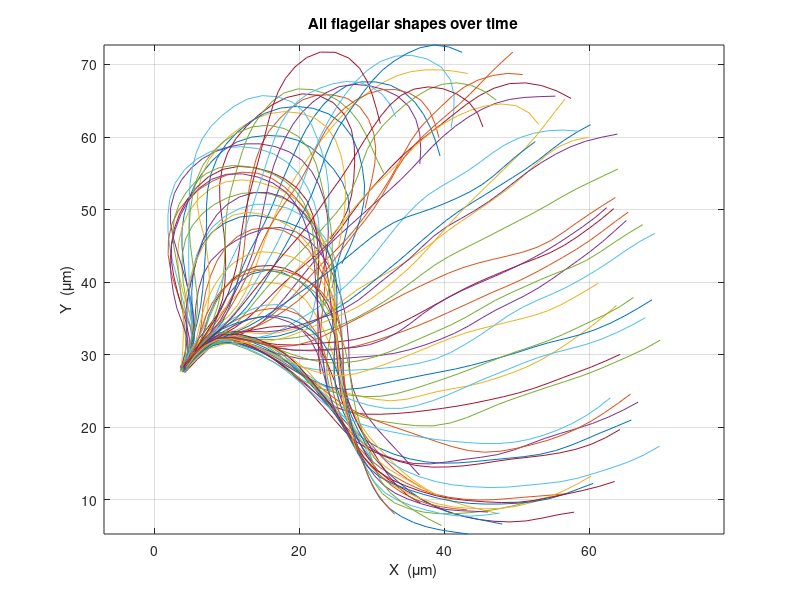
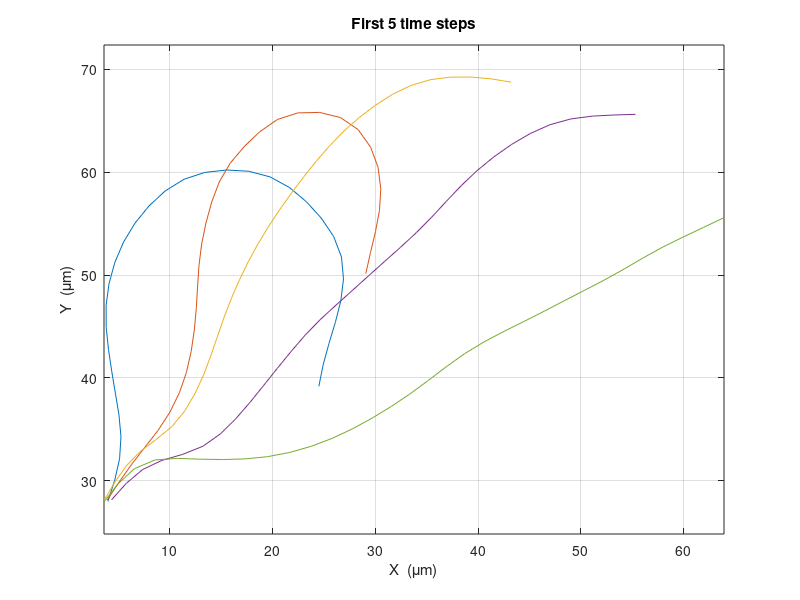
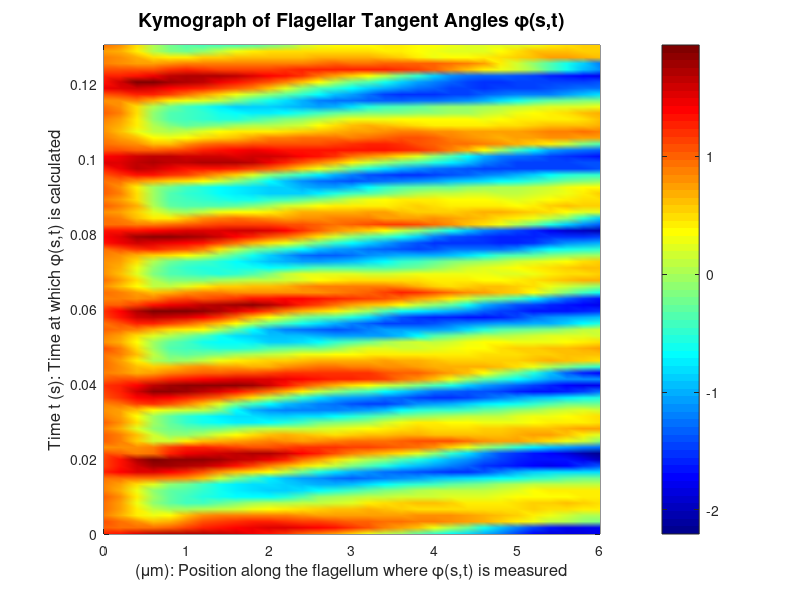
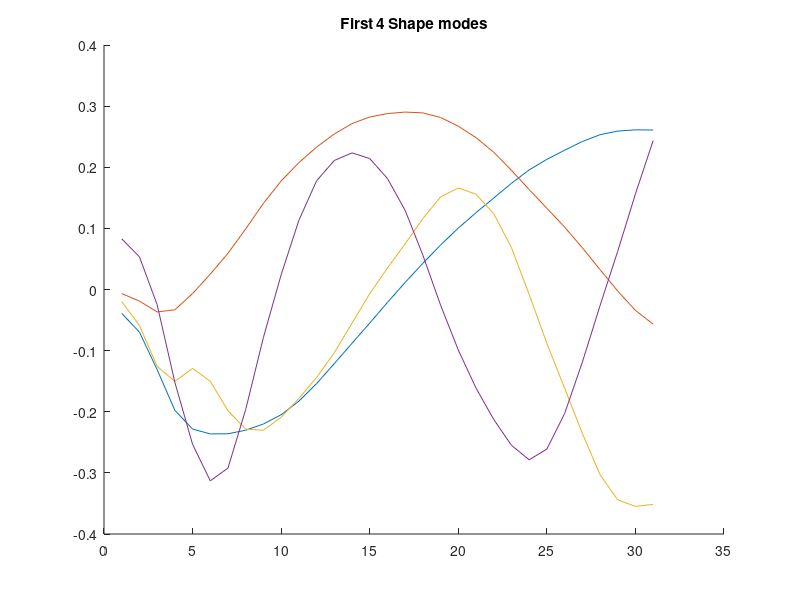

MATLAB code for these plots, in order:
%% Part 1

clear; clc; close all;
load('fluidE.mat');

[m,n] = size(XX);

disp('Data:');
disp(['Number of spatial points: ', num2str(m)]);
disp(['Number of time points: ', num2str(n)]);
disp(['Space scale (\mum): ', num2str(space_scale)]);
disp(['Time scale (seconds): ', num2str(time_scale)]);

%All time steps.
figure; clf;
for i = 1:n
    plot(XX(:,i), YY(:,i));
    hold on;
end
hold off;
axis equal;
grid on;
xlabel('X  (\mum)');
ylabel('Y  (\mum)');
title('All flagellar shapes over time');

% Plot first few time steps
figure; clf;
for i = 1:5
    plot(XX(:,i), YY(:,i));
    hold on;
end
hold off;
axis equal;
grid on;
xlabel('X  (\mum)');
ylabel('Y  (\mum)');
title('First 5 time steps');

%% Part 2
dx = diff(XX, 1, 1);  
dy = diff(YY, 1, 1);  
phi = atan2(dy, dx);
phi_unwrapped = zeros(size(phi));

for i = 1:n
    phi_unwrapped(:,i) = unwrap(phi(:,i));
end

delta_s = space_scale; % Distance between two adjacent points
delta_t = time_scale;  % Time between frames

s = (0:size(phi_unwrapped,1)-1)' * delta_s; % Position where phi is defined
t = (0:n-1)' * delta_t; % When phi is calculated                   

figure; clf;
pcolor(s, t, phi_unwrapped');
shading interp;
colormap(jet);
colorbar;
xlabel('(\mum): Position along the flagellum where \phi(s,t) is measured', 'FontSize', 12);
ylabel('Time t (s): Time at which \phi(s,t) is calculated', 'FontSize', 12);
title('Kymograph of Flagellar Tangent Angles \phi(s,t)', 'FontSize', 14);
axis tight;
grid off;

%% Part 3:

phi_mean = mean(phi_unwrapped, 2);
demean_phi = phi_unwrapped - phi_mean;
[U,S,V] = svd(demean_phi, 'econ');

figure; clf; hold on;
for k = 1:4
    plot(U(:,k))
end
title('First 4 Shape modes');
hold off;

figure; clf; hold on;
for k = 1:4
    plot(V(:,k))
end
title('First 4 Temporal Modes');
hold off;

s = diag(S);
figure;
plot(cumsum(s.^2)./sum(s.^2), 'bo', 'MarkerFaceColor','b','MarkerSize',6)
xlabel("Mode k");  
ylabel("Cumulative energy "); 
title("Strength of Singular Values")

%% Part 4: 

V_1 = S(1,1) * V(:,1);
V_2 = S(2,2) * V(:,2);
figure;
plot(V_1, V_2, '.','MarkerFacecolor','r','Markersize', 10);
hold on;
hold off;
xlabel('V_1');
ylabel('V_2 ');
title('V_1 vs V_2');
axis equal;
grid on;
hold on;

theta = unwrap(atan2(V_2, V_1));
LstSqr_1 = [cos(theta) sin(theta)];
Soln = (LstSqr_1' * LstSqr_1)\ (LstSqr_1' * V_1);
A_1 = Soln(1,1);
B_1 = Soln(2,1);
LstSqr_2 = [cos(theta) sin(theta)];
Soln_2 = (LstSqr_2' * LstSqr_2) \ (LstSqr_2' * V_2);
A_2 = Soln_2(1,1);
B_2 = Soln_2(2,1);
V_1_fit = A_1 * cos(theta) + B_1 * sin(theta);
V_2_fit = A_2 * cos(theta) + B_2 * sin(theta);
plot(V_1_fit, V_2_fit, 'g-', 'LineWidth', 2);
hold off;


%% Part 5:

phi_recon = zeros(size(phi_unwrapped));
for i = 1:size(phi_unwrapped, 2)
    phi_recon(:,i) = phi_mean + V_1_fit(i) * U(:,1) + V_2_fit(i) * U(:,2);
end

X_recon = zeros(m, n);
Y_recon = zeros(m, n);
figure;
for i = 1:10
    % Original positions
    x_og = zeros(m, 1);
    y_og = zeros(m, 1);
    for j = 2:m
        x_og(j) = x_og(j-1) + space_scale * cos(phi_unwrapped(j-1, i));
        y_og(j) = y_og(j-1) + space_scale * sin(phi_unwrapped(j-1, i));
    end
    
    % Reconstructed positions
    x_recon = zeros(m, 1);
    y_recon = zeros(m, 1);
    for j = 2:m
        x_recon(j) = x_recon(j-1) + space_scale * cos(phi_recon(j-1, i));
        y_recon(j) = y_recon(j-1) + space_scale * sin(phi_recon(j-1, i));
    end
    
    plot(x_og, y_og, 'b-');
    hold on;
    plot(x_recon, y_recon, 'r--');
end
hold off;
xlabel('X');
ylabel('Y');
title('Original vs Reconstructed Shapes');
legend('Original', 'Reconstructed');
axis equal;
grid on;
